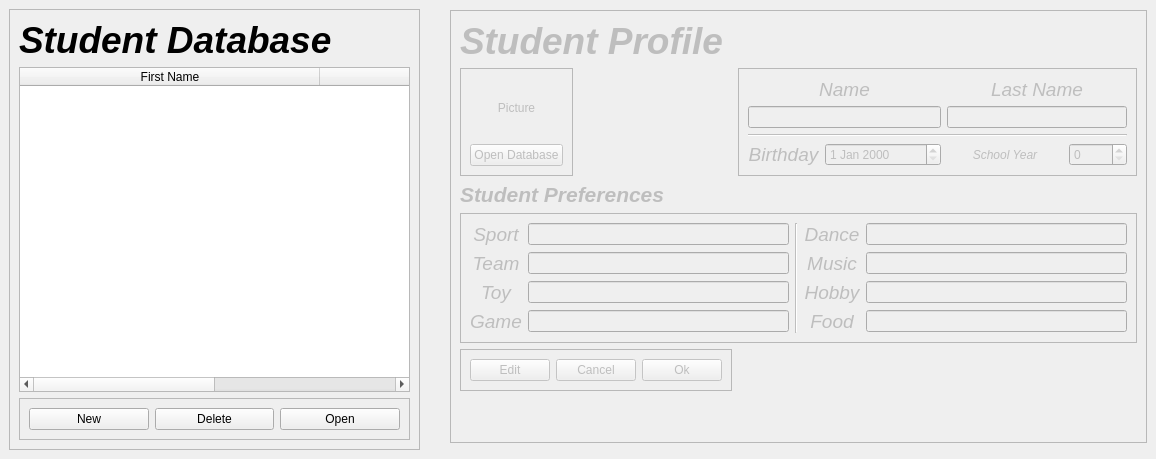
      <widget class="QWidget" name="tab_10">
       <attribute name="title">
        <string>Students</string>
       </attribute>
       <widget class="QFrame" name="frame_18">
        <property name="geometry">
         <rect>
          <x>9</x>
          <y>9</y>
          <width>411</width>
          <height>441</height>
         </rect>
        </property>
        <property name="frameShape">
         <enum>QFrame::StyledPanel</enum>
        </property>
        <property name="frameShadow">
         <enum>QFrame::Raised</enum>
        </property>
        <layout class="QVBoxLayout" name="verticalLayout_2">
         <item>
          <widget class="QLabel" name="label_29">
           <property name="font">
            <font>
             <family>Ubuntu</family>
             <pointsize>28</pointsize>
             <weight>75</weight>
             <italic>true</italic>
             <bold>true</bold>
            </font>
           </property>
           <property name="text">
            <string>Student Database</string>
           </property>
          </widget>
         </item>
         <item>
          <widget class="QTableWidget" name="tableWidget">
           <attribute name="horizontalHeaderMinimumSectionSize">
            <number>300</number>
           </attribute>
           <attribute name="horizontalHeaderShowSortIndicator" stdset="0">
            <bool>true</bool>
           </attribute>
           <attribute name="horizontalHeaderStretchLastSection">
            <bool>true</bool>
           </attribute>
           <column>
            <property name="text">
             <string>First Name</string>
            </property>
           </column>
           <column>
            <property name="text">
             <string>Last Name</string>
            </property>
           </column>
          </widget>
         </item>
         <item>
          <widget class="QFrame" name="frame_25">
           <property name="frameShape">
            <enum>QFrame::StyledPanel</enum>
           </property>
           <property name="frameShadow">
            <enum>QFrame::Raised</enum>
           </property>
           <layout class="QHBoxLayout" name="horizontalLayout_2">
            <item>
             <widget class="QPushButton" name="pushButton_10">
              <property name="text">
               <string>New</string>
              </property>
             </widget>
            </item>
            <item>
             <widget class="QPushButton" name="pushButton_9">
              <property name="text">
               <string>Delete</string>
              </property>
             </widget>
            </item>
            <item>
             <widget class="QPushButton" name="pushButton_11">
              <property name="text">
               <string>Open</string>
              </property>
             </widget>
            </item>
           </layout>
          </widget>
         </item>
        </layout>
       </widget>
       <widget class="QFrame" name="frame_19">
        <property name="enabled">
         <bool>false</bool>
        </property>
        <property name="geometry">
         <rect>
          <x>450</x>
          <y>10</y>
          <width>697</width>
          <height>433</height>
         </rect>
        </property>
        <property name="frameShape">
         <enum>QFrame::StyledPanel</enum>
        </property>
        <property name="frameShadow">
         <enum>QFrame::Raised</enum>
        </property>
        <layout class="QFormLayout" name="formLayout_3">
         <property name="fieldGrowthPolicy">
          <enum>QFormLayout::AllNonFixedFieldsGrow</enum>
         </property>
         <item row="0" column="0">
          <widget class="QLabel" name="label_40">
           <property name="font">
            <font>
             <family>Ubuntu</family>
             <pointsize>28</pointsize>
             <weight>75</weight>
             <italic>true</italic>
             <bold>true</bold>
            </font>
           </property>
           <property name="text">
            <string>Student Profile</string>
           </property>
          </widget>
         </item>
         <item row="1" column="0">
          <widget class="QFrame" name="frame_21">
           <property name="frameShape">
            <enum>QFrame::StyledPanel</enum>
           </property>
           <property name="frameShadow">
            <enum>QFrame::Raised</enum>
           </property>
           <layout class="QGridLayout" name="gridLayout_21">
            <item row="2" column="0">
             <widget class="QPushButton" name="pushButton_5">
              <property name="text">
               <string>Open Database</string>
              </property>
             </widget>
            </item>
            <item row="1" column="0">
             <widget class="QLabel" name="label_37">
              <property name="text">
               <string>Picture</string>
              </property>
              <property name="alignment">
               <set>Qt::AlignCenter</set>
              </property>
             </widget>
            </item>
           </layout>
          </widget>
         </item>
         <item row="1" column="1">
          <widget class="QFrame" name="frame_20">
           <property name="frameShape">
            <enum>QFrame::StyledPanel</enum>
           </property>
           <property name="frameShadow">
            <enum>QFrame::Raised</enum>
           </property>
           <layout class="QGridLayout" name="gridLayout_22">
            <item row="3" column="1" colspan="2">
             <widget class="QDateEdit" name="dateEdit"/>
            </item>
            <item row="0" column="3" colspan="3">
             <widget class="QLabel" name="label_36">
              <property name="maximumSize">
               <size>
                <width>180</width>
                <height>22</height>
               </size>
              </property>
              <property name="font">
               <font>
                <family>Ubuntu</family>
                <pointsize>14</pointsize>
                <italic>true</italic>
               </font>
              </property>
              <property name="text">
               <string>Last Name</string>
              </property>
              <property name="alignment">
               <set>Qt::AlignCenter</set>
              </property>
             </widget>
            </item>
            <item row="3" column="0">
             <widget class="QLabel" name="label_42">
              <property name="font">
               <font>
                <family>Ubuntu</family>
                <pointsize>14</pointsize>
                <italic>true</italic>
               </font>
              </property>
              <property name="text">
               <string>Birthday</string>
              </property>
              <property name="alignment">
               <set>Qt::AlignCenter</set>
              </property>
             </widget>
            </item>
            <item row="3" column="5">
             <widget class="QSpinBox" name="spinBox_2"/>
            </item>
            <item row="3" column="3" colspan="2">
             <widget class="QLabel" name="label_39">
              <property name="font">
               <font>
                <family>Ubuntu</family>
                <italic>true</italic>
               </font>
              </property>
              <property name="text">
               <string>School Year</string>
              </property>
              <property name="alignment">
               <set>Qt::AlignCenter</set>
              </property>
             </widget>
            </item>
            <item row="1" column="0" colspan="3">
             <widget class="QLineEdit" name="lineEdit_3">
              <property name="enabled">
               <bool>false</bool>
              </property>
             </widget>
            </item>
            <item row="1" column="3" colspan="3">
             <widget class="QLineEdit" name="lineEdit_6"/>
            </item>
            <item row="0" column="0" colspan="3">
             <widget class="QLabel" name="label_34">
              <property name="maximumSize">
               <size>
                <width>195</width>
                <height>22</height>
               </size>
              </property>
              <property name="font">
               <font>
                <family>Ubuntu</family>
                <pointsize>14</pointsize>
                <italic>true</italic>
               </font>
              </property>
              <property name="text">
               <string>Name</string>
              </property>
              <property name="alignment">
               <set>Qt::AlignCenter</set>
              </property>
             </widget>
            </item>
            <item row="2" column="0" colspan="6">
             <widget class="Line" name="line_6">
              <property name="orientation">
               <enum>Qt::Horizontal</enum>
              </property>
             </widget>
            </item>
           </layout>
          </widget>
         </item>
         <item row="2" column="0">
          <widget class="QLabel" name="label_43">
           <property name="font">
            <font>
             <family>Ubuntu</family>
             <pointsize>16</pointsize>
             <weight>75</weight>
             <italic>true</italic>
             <bold>true</bold>
            </font>
           </property>
           <property name="text">
            <string>Student Preferences</string>
           </property>
          </widget>
         </item>
         <item row="3" column="0" colspan="2">
          <widget class="QFrame" name="frame_22">
           <property name="frameShape">
            <enum>QFrame::StyledPanel</enum>
           </property>
           <property name="frameShadow">
            <enum>QFrame::Raised</enum>
           </property>
           <layout class="QGridLayout" name="gridLayout_23">
            <item row="1" column="1">
             <widget class="QLineEdit" name="lineEdit_5"/>
            </item>
            <item row="2" column="1">
             <widget class="QLineEdit" name="lineEdit_7"/>
            </item>
            <item row="1" column="4">
             <widget class="QLineEdit" name="lineEdit_10"/>
            </item>
            <item row="0" column="0">
             <widget class="QLabel" name="label_41">
              <property name="font">
               <font>
                <family>Ubuntu</family>
                <pointsize>14</pointsize>
                <italic>true</italic>
               </font>
              </property>
              <property name="text">
               <string>Sport</string>
              </property>
              <property name="alignment">
               <set>Qt::AlignCenter</set>
              </property>
             </widget>
            </item>
            <item row="3" column="0">
             <widget class="QLabel" name="label_49">
              <property name="font">
               <font>
                <family>Ubuntu</family>
                <pointsize>14</pointsize>
                <italic>true</italic>
               </font>
              </property>
              <property name="text">
               <string>Game</string>
              </property>
              <property name="alignment">
               <set>Qt::AlignCenter</set>
              </property>
             </widget>
            </item>
            <item row="3" column="3">
             <widget class="QLabel" name="label_51">
              <property name="font">
               <font>
                <family>Ubuntu</family>
                <pointsize>14</pointsize>
                <italic>true</italic>
               </font>
              </property>
              <property name="text">
               <string>Food</string>
              </property>
              <property name="alignment">
               <set>Qt::AlignCenter</set>
              </property>
             </widget>
            </item>
            <item row="0" column="3">
             <widget class="QLabel" name="label_46">
              <property name="font">
               <font>
                <family>Ubuntu</family>
                <pointsize>14</pointsize>
                <italic>true</italic>
               </font>
              </property>
              <property name="text">
               <string>Dance</string>
              </property>
              <property name="alignment">
               <set>Qt::AlignCenter</set>
              </property>
             </widget>
            </item>
            <item row="0" column="4">
             <widget class="QLineEdit" name="lineEdit_9"/>
            </item>
            <item row="3" column="1">
             <widget class="QLineEdit" name="lineEdit_8"/>
            </item>
            <item row="0" column="1">
             <widget class="QLineEdit" name="lineEdit_4"/>
            </item>
            <item row="1" column="0">
             <widget class="QLabel" name="label_45">
              <property name="font">
               <font>
                <family>Ubuntu</family>
                <pointsize>14</pointsize>
                <italic>true</italic>
               </font>
              </property>
              <property name="text">
               <string>Team</string>
              </property>
              <property name="alignment">
               <set>Qt::AlignCenter</set>
              </property>
             </widget>
            </item>
            <item row="2" column="3">
             <widget class="QLabel" name="label_50">
              <property name="font">
               <font>
                <family>Ubuntu</family>
                <pointsize>14</pointsize>
                <italic>true</italic>
               </font>
              </property>
              <property name="text">
               <string>Hobby</string>
              </property>
              <property name="alignment">
               <set>Qt::AlignCenter</set>
              </property>
             </widget>
            </item>
            <item row="3" column="4">
             <widget class="QLineEdit" name="lineEdit_12"/>
            </item>
            <item row="1" column="3">
             <widget class="QLabel" name="label_48">
              <property name="font">
               <font>
                <family>Ubuntu</family>
                <pointsize>14</pointsize>
                <italic>true</italic>
               </font>
              </property>
              <property name="text">
               <string>Music</string>
              </property>
              <property name="alignment">
               <set>Qt::AlignCenter</set>
              </property>
             </widget>
            </item>
            <item row="2" column="0">
             <widget class="QLabel" name="label_47">
              <property name="font">
               <font>
                <family>Ubuntu</family>
                <pointsize>14</pointsize>
                <italic>true</italic>
               </font>
              </property>
              <property name="text">
               <string>Toy</string>
              </property>
              <property name="alignment">
               <set>Qt::AlignCenter</set>
              </property>
             </widget>
            </item>
            <item row="2" column="4">
             <widget class="QLineEdit" name="lineEdit_11"/>
            </item>
            <item row="0" column="2" rowspan="4">
             <widget class="Line" name="line_7">
              <property name="orientation">
               <enum>Qt::Vertical</enum>
              </property>
             </widget>
            </item>
           </layout>
          </widget>
         </item>
         <item row="4" column="0">
          <widget class="QFrame" name="frame_24">
           <property name="frameShape">
            <enum>QFrame::StyledPanel</enum>
           </property>
           <property name="frameShadow">
            <enum>QFrame::Raised</enum>
           </property>
           <layout class="QHBoxLayout" name="horizontalLayout_3">
            <item>
             <widget class="QPushButton" name="pushButton_6">
              <property name="text">
               <string>Edit</string>
              </property>
             </widget>
            </item>
            <item>
             <widget class="QPushButton" name="pushButton_7">
              <property name="text">
               <string>Cancel</string>
              </property>
             </widget>
            </item>
            <item>
             <widget class="QPushButton" name="pushButton_8">
              <property name="text">
               <string>Ok</string>
              </property>
             </widget>
            </item>
           </layout>
          </widget>
         </item>
        </layout>
       </widget>
      </widget>
